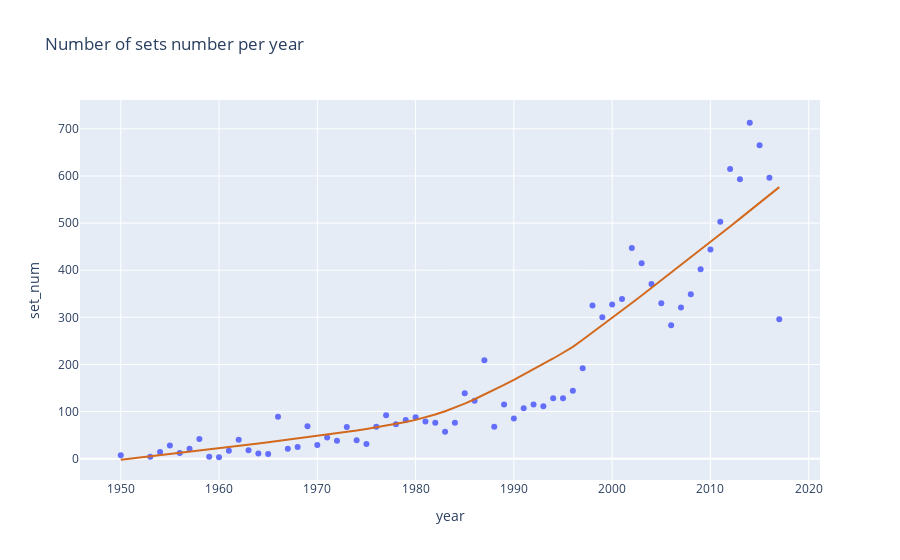

Source (notebook cell):
### Code cell
fig = px.scatter(num_sets_per_year_df, x = 'year', y = 'set_num', trendline = 'lowess', template = 'plotly',
                 trendline_color_override = 'chocolate', title = 'Number of sets number per year')
fig.show()

### Figure 1 — Plotly figure (JSON) as saved in the notebook; plotly's stock layout.template omitted (floating-point values rounded to 4 significant figures)
{"data": [{"hovertemplate": "year=%{x}<br>set_num=%{y}<extra></extra>", "legendgroup": "", "marker": {"color": "#636efa", "symbol": "circle"}, "mode": "markers", "name": "", "showlegend": false, "type": "scatter", "x": [1950, 1953, 1954, 1955, 1956, 1957, 1958, 1959, 1960, 1961, 1962, 1963, 1964, 1965, 1966, 1967, 1968, 1969, 1970, 1971, 1972, 1973, 1974, 1975, 1976, 1977, 1978, 1979, 1980, 1981, 1982, 1983, 1984, 1985, 1986, 1987, 1988, 1989, 1990, 1991, 1992, 1993, 1994, 1995, 1996, 1997, 1998, 1999, 2000, 2001, 2002, 2003, 2004, 2005, 2006, 2007, 2008, 2009, 2010, 2011, 2012, 2013, 2014, 2015, 2016, 2017], "xaxis": "x", "y": [7, 4, 14, 28, 12, 21, 42, 4, 3, 17, 40, 18, 11, 10, 89, 21, 25, 69, 29, 45, 38, 67, 39, 31, 68, 92, 73, 82, 88, 79, 76, 57, 76, 139, 123, 209, 68, 115, 85, 107, 115, 111, 128, 128, 144, 192, 325, 300, 327, 339, 447, 415, 371, 330, 283, 321, 349, 402, 444, 503, 615, 593, 713, 665, 596, 296], "yaxis": "y"}, {"hovertemplate": "<b>LOWESS trendline</b><br><br>year=%{x}<br>set_num=%{y} <b>(trend)</b><extra></extra>", "legendgroup": "", "line": {"color": "chocolate"}, "marker": {"color": "#636efa", "symbol": "circle"}, "mode": "lines", "name": "", "showlegend": false, "type": "scatter", "x": [1950, 1953, 1954, 1955, 1956, 1957, 1958, 1959, 1960, 1961, 1962, 1963, 1964, 1965, 1966, 1967, 1968, 1969, 1970, 1971, 1972, 1973, 1974, 1975, 1976, 1977, 1978, 1979, 1980, 1981, 1982, 1983, 1984, 1985, 1986, 1987, 1988, 1989, 1990, 1991, 1992, 1993, 1994, 1995, 1996, 1997, 1998, 1999, 2000, 2001, 2002, 2003, 2004, 2005, 2006, 2007, 2008, 2009, 2010, 2011, 2012, 2013, 2014, 2015, 2016, 2017], "xaxis": "x", "y": [-2.342, 4.75, 7.153, 9.576, 12.02, 14.49, 16.97, 19.48, 22.0, 24.55, 27.1, 29.68, 32.26, 34.86, 37.48, 40.1, 42.75, 45.41, 48.09, 50.81, 53.58, 56.77, 59.75, 63.12, 66.55, 70.07, 73.77, 77.81, 82.37, 87.63, 93.69, 100.6, 108.4, 116.9, 126.2, 135.9, 146.0, 156.4, 167.1, 178.0, 189.2, 200.8, 212.6, 224.8, 237.4, 252.3, 267.6, 283.1, 298.7, 314.5, 330.4, 346.4, 362.5, 378.6, 394.8, 411.0, 427.3, 443.6, 460.0, 476.4, 492.9, 509.4, 526.1, 542.8, 559.5, 576.3], "yaxis": "y"}], "layout": {"legend": {"tracegroupgap": 0}, "title": {"text": "Number of sets number per year"}, "xaxis": {"anchor": "y", "domain": [0, 1], "title": {"text": "year"}}, "yaxis": {"anchor": "x", "domain": [0, 1], "title": {"text": "set_num"}}}}
